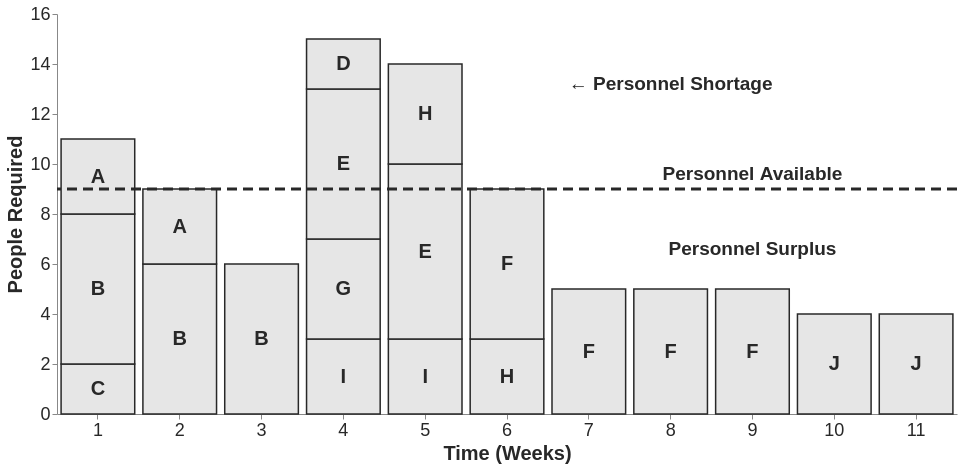

This figure's Vega-Lite source:
### Vega-Lite specification from a JSON file in a GitHub repository (floating-point values rounded to 4 significant figures)
{"$schema": "https://vega.github.io/schema/vega-lite/v5.json", "width": 900, "height": 400, "data": {"values": [{"week": 1, "task": "C", "y0": 0, "y1": 2, "mid": 1.0}, {"week": 1, "task": "B", "y0": 2, "y1": 8, "mid": 5.0}, {"week": 1, "task": "A", "y0": 8, "y1": 11, "mid": 9.5}, {"week": 2, "task": "B", "y0": 0, "y1": 6, "mid": 3.0}, {"week": 2, "task": "A", "y0": 6, "y1": 9, "mid": 7.5}, {"week": 3, "task": "B", "y0": 0, "y1": 6, "mid": 3.0}, {"week": 4, "task": "I", "y0": 0, "y1": 3, "mid": 1.5}, {"week": 4, "task": "G", "y0": 3, "y1": 7, "mid": 5.0}, {"week": 4, "task": "E", "y0": 7, "y1": 13, "mid": 10.0}, {"week": 4, "task": "D", "y0": 13, "y1": 15, "mid": 14.0}, {"week": 5, "task": "I", "y0": 0, "y1": 3, "mid": 1.5}, {"week": 5, "task": "E", "y0": 3, "y1": 10, "mid": 6.5}, {"week": 5, "task": "H", "y0": 10, "y1": 14, "mid": 12.0}, {"week": 6, "task": "H", "y0": 0, "y1": 3, "mid": 1.5}, {"week": 6, "task": "F", "y0": 3, "y1": 9, "mid": 6.0}, {"week": 7, "task": "F", "y0": 0, "y1": 5, "mid": 2.5}, {"week": 8, "task": "F", "y0": 0, "y1": 5, "mid": 2.5}, {"week": 9, "task": "F", "y0": 0, "y1": 5, "mid": 2.5}, {"week": 10, "task": "J", "y0": 0, "y1": 4, "mid": 2.0}, {"week": 11, "task": "J", "y0": 0, "y1": 4, "mid": 2.0}]}, "layer": [{"mark": {"type": "bar", "fill": "#e6e6e6", "stroke": "#282828", "strokeWidth": 1.5, "width": {"band": 1}}, "encoding": {"x": {"field": "week", "type": "ordinal", "title": "Time (Weeks)", "axis": {"labelAngle": 0}}, "y": {"field": "y0", "type": "quantitative", "title": "People Required", "scale": {"domain": [0, 16]}, "axis": {"tickCount": 8}}, "y2": {"field": "y1"}}}, {"mark": {"type": "text", "fontSize": 20, "fontWeight": "bold", "color": "#282828"}, "encoding": {"x": {"field": "week", "type": "ordinal"}, "y": {"field": "mid", "type": "quantitative"}, "text": {"field": "task"}}}, {"data": {"values": [{"y": 9}]}, "mark": {"type": "rule", "strokeDash": [10, 6], "strokeWidth": 3, "color": "#282828"}, "encoding": {"y": {"field": "y", "type": "quantitative"}}}, {"data": {"values": [{"w": 9, "y": 9.6, "t": "Personnel Available"}, {"w": 8, "y": 13.2, "t": "← Personnel Shortage"}, {"w": 9, "y": 6.6, "t": "Personnel Surplus"}]}, "mark": {"type": "text", "fontSize": 19, "fontWeight": "bold", "color": "#282828"}, "encoding": {"x": {"field": "w", "type": "ordinal"}, "y": {"field": "y", "type": "quantitative"}, "text": {"field": "t"}}}], "config": {"font": "Tahoma, Verdana, sans-serif", "axis": {"labelFontSize": 18, "titleFontSize": 20, "labelColor": "#282828", "titleColor": "#282828", "grid": false}, "legend": {"labelFontSize": 18, "titleFontSize": 18}, "view": {"stroke": null}}}
